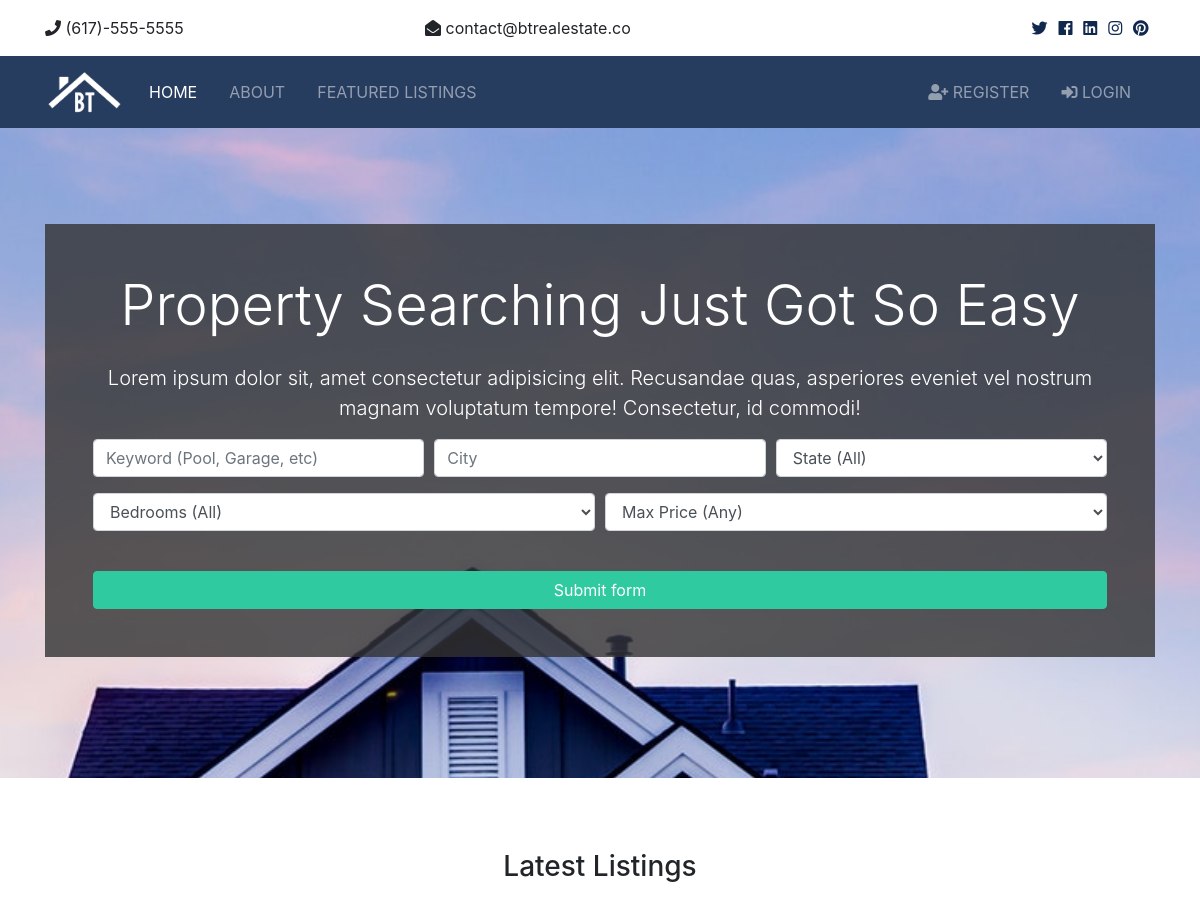
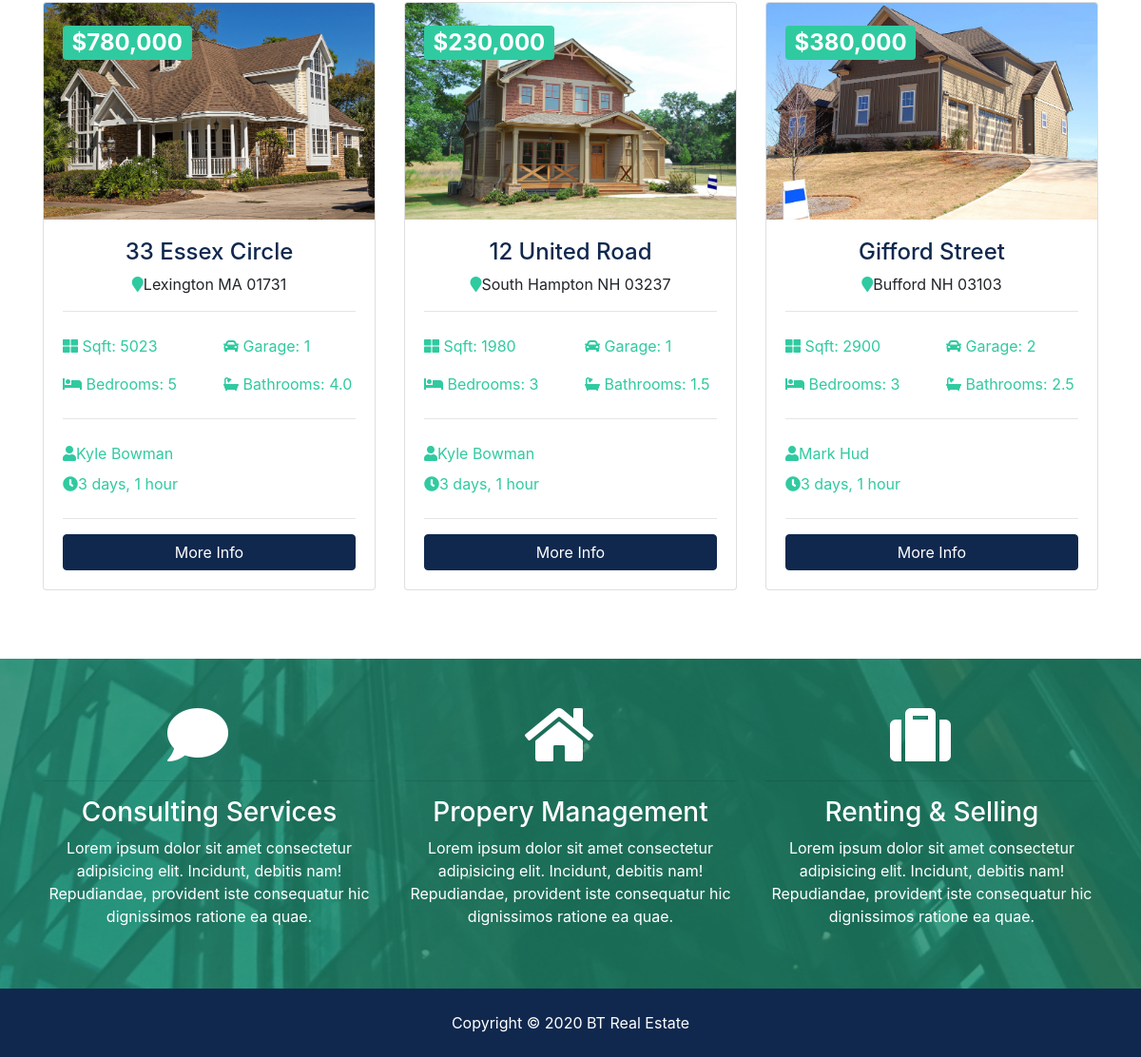
The page / on the database its author committed (2 pictures, top to bottom).
### listings/models.py (models this page shows, shortened)
class Listing(models.Model):
    realtor = models.ForeignKey(Realtor,on_delete=models.DO_NOTHING)
    title = models.CharField(max_length=256)
    address = models.CharField(max_length=256)
    city = models.CharField(max_length=100)
    state = models.CharField(max_length=100)
    zipcode = models.CharField(max_length=100)
    description = models.TextField(blank=True)
    price = models.IntegerField()
    bedrooms = models.IntegerField()
    bathrooms = models.DecimalField(max_digits=2,decimal_places=1)
    garage = models.IntegerField(default=0)
    sqft = models.IntegerField()
    lot_size = models.DecimalField(max_digits=5,decimal_places=1)
    photo_main = models.ImageField(upload_to='photos/%Y/%m/%d')
    photo_1 = models.ImageField(upload_to='photos/%Y/%m/%d',blank=True)
    photo_2 = models.ImageField(upload_to='photos/%Y/%m/%d',blank=True)
    photo_3 = models.ImageField(upload_to='photos/%Y/%m/%d',blank=True)
    photo_4 = models.ImageField(upload_to='photos/%Y/%m/%d',blank=True)
    photo_5 = models.ImageField(upload_to='photos/%Y/%m/%d',blank=True)
    photo_6 = models.ImageField(upload_to='photos/%Y/%m/%d',blank=True)
    is_published = models.BooleanField(default=True)
    list_date = models.DateTimeField(default=timezone.now,blank=True)

### realtors/models.py (models this page shows)
class Realtor(models.Model):
    name = models.CharField(max_length=250)
    photo = models.ImageField(upload_to='photos/%Y/%m/%d')
    description = models.TextField(blank=True)
    phone = models.CharField(max_length=20)
    email = models.CharField(max_length=20)
    is_mvp = models.BooleanField(default=False)
    hire_date = models.DateTimeField(default=timezone.now,blank=True)
    def __str__(self):
        return self.name

### pages/views.py (the view)
# urls.py: path('',views.index,name='listings'),
def index(request):
    listings = Listing.objects.order_by('-list_date').filter(is_published=True)[:3]
    context = {
        'listings' : listings,
        'state_choices' : state_choices,
        'bedroom_choices' : bedroom_choices,
        'price_choices' : price_choices,
    }
    return render(request,'pages/index.html',context)

### templates/pages/index.html (shortened to what this page needs)
{% extends 'base.html' %}
{% load humanize %}
{% load static %}
{% block content %}
<section id="showcase">
  <div class="container text-center">
    <div class="home-search p-5">
      <div class="overlay p-5">
        <h1 class="display-4 mb-4">
          Property Searching Just Got So Easy
        </h1>
        <p class="lead">Lorem ipsum dolor sit, amet consectetur adipisicing elit. Recusandae quas, asperiores eveniet vel nostrum magnam
          voluptatum tempore! Consectetur, id commodi!</p>
        <div class="search">
          <form action="{% url 'search' %}">
            <div class="form-row">
              <div class="col-md-4 mb-3">
                <input type="text" name="keywords" class="form-control" placeholder="Keyword (Pool, Garage, etc)">
              </div>
              <div class="col-md-4 mb-3">
                <input type="text" name="city" class="form-control" placeholder="City">
              </div>
              <div class="col-md-4 mb-3">
                <select name="state" class="form-control">
                  <option selected="true" disabled="disabled">State (All)</option>
                </select>
              </div>
            </div>
            <div class="form-row">
              <div class="col-md-6 mb-3">
                <select name="bedrooms" class="form-control">
                  <option selected="true" disabled="disabled">Bedrooms (All)</option>
                </select>
              </div>
              <div class="col-md-6 mb-3">
                <select name="price" class="form-control" id="type">
                  <option selected="true" disabled="disabled">Max Price (Any)</option>
                </select>
              </div>
            </div>
            <button class="btn btn-secondary btn-block mt-4" type="submit">Submit form</button>
          </form>
        </div>
      </div>
    </div>
  </div>
</section>
<br>
<section id="listings" class="py-5">
  <div class="container">
    <h3 class="text-center mb-3">Latest Listings</h3>
    <div class="row">
      {% if listings %}
        {% for listing in listings %}
        <div class="col-md-6 col-lg-4 mb-4">
          <div class="card listing-preview">
            <img class="card-img-top" src="{{listing.photo_main.url}}" alt="">
            <div class="card-img-overlay">
              <h2>
                <span class="badge badge-secondary text-white">${{listing.price|intcomma}}</span>
              </h2>
            </div>
            <div class="card-body">
              <div class="listing-heading text-center">
                <h4 class="text-primary">{{listing.title}}</h4>
                <p>
                  <i class="fas fa-map-marker text-secondary"></i>{{listing.city}} {{listing.state}} {{listing.zipcode}}</p>
              </div>
              <hr>
              <div class="row py-2 text-secondary">
                <div class="col-6">
                  <i class="fas fa-th-large"></i> Sqft: {{listing.sqft}}</div>
                <div class="col-6">
                  <i class="fas fa-car"></i> Garage: {{listing.garage}}</div>
              </div>
              <div class="row py-2 text-secondary">
                <div class="col-6">
                  <i class="fas fa-bed"></i> Bedrooms: {{listing.bedrooms}}</div>
                <div class="col-6">
                  <i class="fas fa-bath"></i> Bathrooms: {{listing.bathrooms}}</div>
              </div>
              <hr>
              <div class="row py-2 text-secondary">
                <div class="col-6">
                  <i class="fas fa-user"></i>{{listing.realtor}}</div>
              </div>
              <div class="row text-secondary pb-2">
                <div class="col-6">
                  <i class="fas fa-clock"></i>{{listing.list_date|timesince}}</div>
              </div>
              <hr>
              <a href="{% url 'listing' listing.id %}" class="btn btn-primary btn-block">More Info</a>
            </div>
          </div>
        </div>
        {% endfor %}
      {% else %}
        <div class="col-md-12">
          <p class='display-3'>No Listings Available</p>
        </div>
      {% endif %}
    </div>
  </div>
</section>
<section id="services" class="py-5 bg-secondary text-white">
  <div class="container">
    <div class="row text-center">
      <div class="col-md-4">
        <i class="fas fa-comment fa-4x mr-4"></i>
        <hr>
        <h3>Consulting Services</h3>
        <p>Lorem ipsum dolor sit amet consectetur adipisicing elit. Incidunt, debitis nam! Repudiandae, provident iste consequatur
          hic dignissimos ratione ea quae.</p>
      </div>
      <div class="col-md-4">
        <i class="fas fa-home fa-4x mr-4"></i>
        <hr>
        <h3>Propery Management</h3>
        <p>Lorem ipsum dolor sit amet consectetur adipisicing elit. Incidunt, debitis nam! Repudiandae, provident iste consequatur
          hic dignissimos ratione ea quae.</p>
      </div>
      <div class="col-md-4">
        <i class="fas fa-suitcase fa-4x mr-4"></i>
        <hr>
        <h3>Renting & Selling</h3>
        <p>Lorem ipsum dolor sit amet consectetur adipisicing elit. Incidunt, debitis nam! Repudiandae, provident iste consequatur
          hic dignissimos ratione ea quae.</p>
      </div>
    </div>
  </div>
</section>
{% endblock %}

### btre/static/css/all.css (style rules this page uses)
.fa, .fas, .far, .fal, .fab { -moz-osx-font-smoothing: grayscale; -webkit-font-smoothing: antialiased; display: inline-block; font-style: normal; font-variant: normal; text-rendering: auto; line-height: 1; }
.fa-4x { font-size: 4em; }
.fa-bath:before { content: "\f2cd"; }
.fa-bed:before { content: "\f236"; }
.fa-car:before { content: "\f1b9"; }
.fa-clock:before { content: "\f017"; }
.fa-comment:before { content: "\f075"; }
.fa-home:before { content: "\f015"; }
.fa-map-marker:before { content: "\f041"; }
.fa-suitcase:before { content: "\f0f2"; }
.fa-th-large:before { content: "\f009"; }
.fa-user:before { content: "\f007"; }
.fa, .fas { font-family: 'Font Awesome 5 Free'; font-weight: 900; }

### btre/static/css/style.css (style rules this page uses)
.btn-secondary { color: #fff !important; }
img { width: 100%; }
#showcase { background: url('../img/showcase.jpg'); background-attachment: fixed; background-repeat: no-repeat; background-size: cover; background-position: top; text-align:center; position: relative; min-height: 650px; color: #fff; padding-top: 6rem; }
#showcase .home-search { min-height: 400px; position: relative; border-radius: 5px; }
#showcase .overlay { content: ''; position: absolute; top: 0; left: 0; min-height: 400px; width: 100%; background: rgba(51, 51, 51, 0.8); }
#services { background: url('../img/building.jpg'); background-repeat: no-repeat; text-align: center; background-attachment: fixed; background-size: cover; background-position: top; min-height: 300px; position: relative; overflow: hidden; }
#services::before { content: ''; position: absolute; top: 0; left: 0; min-height: 100%; width: 100%; background: rgba(32, 134, 107, 0.8); }
.listing-preview a { position: relative; }

### rows shown on the page
Listing: photo_main (picture), price "780,000", title "33 Essex Circle", city "Lexington", state "MA", zipcode "01731", sqft "5023", garage "1", bedrooms "5", bathrooms "4.0", realtor "Kyle Bowman", list_date "3 days, 1 hour"
Listing: photo_main (picture), price "230,000", title "12 United Road", city "South Hampton", state "NH", zipcode "03237", sqft "1980", garage "1", bedrooms "3", bathrooms "1.5", realtor "Kyle Bowman", list_date "3 days, 1 hour"
Listing: photo_main (picture), price "380,000", title "Gifford Street", city "Bufford", state "NH", zipcode "03103", sqft "2900", garage "2", bedrooms "3", bathrooms "2.5", realtor "Mark Hud", list_date "3 days, 1 hour"
